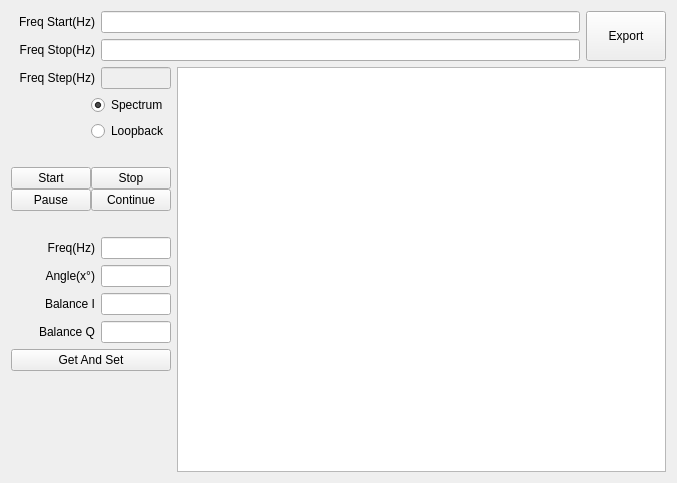
<?xml version="1.0" encoding="UTF-8"?>
<ui version="4.0">
 <class>QCalTXSBDlg</class>
 <widget class="QWidget" name="QCalTXSBDlg">
  <property name="geometry">
   <rect>
    <x>0</x>
    <y>0</y>
    <width>677</width>
    <height>483</height>
   </rect>
  </property>
  <property name="windowTitle">
   <string>Form</string>
  </property>
  <layout class="QVBoxLayout" name="verticalLayout" stretch="0,1">
   <item>
    <layout class="QHBoxLayout" name="horizontalLayout1" stretch="10,1">
     <item>
      <layout class="QVBoxLayout" name="verticalLayoutFreqStarStop">
       <item>
        <layout class="QHBoxLayout" name="horizontalLayoutFreqStar">
         <item>
          <widget class="QLabel" name="labelFreqStar">
           <property name="sizePolicy">
            <sizepolicy hsizetype="Fixed" vsizetype="Fixed">
             <horstretch>0</horstretch>
             <verstretch>0</verstretch>
            </sizepolicy>
           </property>
           <property name="minimumSize">
            <size>
             <width>84</width>
             <height>16</height>
            </size>
           </property>
           <property name="text">
            <string>Freq Start(Hz)</string>
           </property>
           <property name="alignment">
            <set>Qt::AlignRight|Qt::AlignTrailing|Qt::AlignVCenter</set>
           </property>
           <property name="buddy">
            <cstring>lineEditFreqStar</cstring>
           </property>
          </widget>
         </item>
         <item>
          <widget class="QLineEdit" name="lineEditFreqStar"/>
         </item>
        </layout>
       </item>
       <item>
        <layout class="QHBoxLayout" name="horizontalLayoutFreqStop">
         <item>
          <widget class="QLabel" name="labelFreqStop">
           <property name="sizePolicy">
            <sizepolicy hsizetype="Fixed" vsizetype="Fixed">
             <horstretch>0</horstretch>
             <verstretch>0</verstretch>
            </sizepolicy>
           </property>
           <property name="minimumSize">
            <size>
             <width>84</width>
             <height>16</height>
            </size>
           </property>
           <property name="text">
            <string>Freq Stop(Hz)</string>
           </property>
           <property name="alignment">
            <set>Qt::AlignRight|Qt::AlignTrailing|Qt::AlignVCenter</set>
           </property>
           <property name="buddy">
            <cstring>lineEditFreqStop</cstring>
           </property>
          </widget>
         </item>
         <item>
          <widget class="QLineEdit" name="lineEditFreqStop"/>
         </item>
        </layout>
       </item>
      </layout>
     </item>
     <item>
      <widget class="QPushButton" name="pushButtonExport">
       <property name="sizePolicy">
        <sizepolicy hsizetype="Expanding" vsizetype="Expanding">
         <horstretch>0</horstretch>
         <verstretch>0</verstretch>
        </sizepolicy>
       </property>
       <property name="text">
        <string>Export</string>
       </property>
      </widget>
     </item>
    </layout>
   </item>
   <item>
    <layout class="QHBoxLayout" name="horizontalLayout2" stretch="1,10">
     <item>
      <layout class="QVBoxLayout" name="verticalLayout1">
       <item>
        <layout class="QHBoxLayout" name="horizontalLayoutFreqStep">
         <item>
          <widget class="QLabel" name="labelFreqStep">
           <property name="sizePolicy">
            <sizepolicy hsizetype="Fixed" vsizetype="Fixed">
             <horstretch>0</horstretch>
             <verstretch>0</verstretch>
            </sizepolicy>
           </property>
           <property name="minimumSize">
            <size>
             <width>84</width>
             <height>16</height>
            </size>
           </property>
           <property name="text">
            <string>Freq Step(Hz)</string>
           </property>
           <property name="alignment">
            <set>Qt::AlignRight|Qt::AlignTrailing|Qt::AlignVCenter</set>
           </property>
           <property name="buddy">
            <cstring>lineEditFreqStep</cstring>
           </property>
          </widget>
         </item>
         <item>
          <widget class="QLineEdit" name="lineEditFreqStep">
           <property name="enabled">
            <bool>false</bool>
           </property>
           <property name="sizePolicy">
            <sizepolicy hsizetype="Expanding" vsizetype="Fixed">
             <horstretch>0</horstretch>
             <verstretch>0</verstretch>
            </sizepolicy>
           </property>
           <property name="readOnly">
            <bool>true</bool>
           </property>
          </widget>
         </item>
        </layout>
       </item>
       <item>
        <layout class="QHBoxLayout" name="horizontalLayoutRefMethod" stretch="0,0,0">
         <item>
          <layout class="QVBoxLayout" name="verticalLayoutRef"/>
         </item>
         <item>
          <spacer name="horizontalSpacer">
           <property name="orientation">
            <enum>Qt::Horizontal</enum>
           </property>
           <property name="sizeHint" stdset="0">
            <size>
             <width>40</width>
             <height>20</height>
            </size>
           </property>
          </spacer>
         </item>
         <item>
          <layout class="QVBoxLayout" name="verticalLayoutMethod">
           <item>
            <widget class="QRadioButton" name="radioButtonSpec">
             <property name="sizePolicy">
              <sizepolicy hsizetype="Expanding" vsizetype="Fixed">
               <horstretch>0</horstretch>
               <verstretch>0</verstretch>
              </sizepolicy>
             </property>
             <property name="text">
              <string>Spectrum</string>
             </property>
             <property name="checked">
              <bool>true</bool>
             </property>
            </widget>
           </item>
           <item>
            <widget class="QRadioButton" name="radioButtonLoop">
             <property name="sizePolicy">
              <sizepolicy hsizetype="Expanding" vsizetype="Fixed">
               <horstretch>0</horstretch>
               <verstretch>0</verstretch>
              </sizepolicy>
             </property>
             <property name="text">
              <string>Loopback</string>
             </property>
            </widget>
           </item>
          </layout>
         </item>
        </layout>
       </item>
       <item>
        <spacer name="verticalSpacer1">
         <property name="orientation">
          <enum>Qt::Vertical</enum>
         </property>
         <property name="sizeType">
          <enum>QSizePolicy::Fixed</enum>
         </property>
         <property name="sizeHint" stdset="0">
          <size>
           <width>20</width>
           <height>20</height>
          </size>
         </property>
        </spacer>
       </item>
       <item>
        <layout class="QHBoxLayout" name="horizontalLayoutThreadCtrl">
         <property name="spacing">
          <number>0</number>
         </property>
         <item>
          <layout class="QVBoxLayout" name="verticalLayoutStarPaus">
           <property name="spacing">
            <number>0</number>
           </property>
           <item>
            <widget class="QPushButton" name="pushButtonStar">
             <property name="sizePolicy">
              <sizepolicy hsizetype="Expanding" vsizetype="Fixed">
               <horstretch>0</horstretch>
               <verstretch>0</verstretch>
              </sizepolicy>
             </property>
             <property name="text">
              <string>Start</string>
             </property>
            </widget>
           </item>
           <item>
            <widget class="QPushButton" name="pushButtonPaus">
             <property name="sizePolicy">
              <sizepolicy hsizetype="Expanding" vsizetype="Fixed">
               <horstretch>0</horstretch>
               <verstretch>0</verstretch>
              </sizepolicy>
             </property>
             <property name="text">
              <string>Pause</string>
             </property>
            </widget>
           </item>
          </layout>
         </item>
         <item>
          <layout class="QVBoxLayout" name="verticalLayoutStopCont">
           <property name="spacing">
            <number>0</number>
           </property>
           <item>
            <widget class="QPushButton" name="pushButtonStop">
             <property name="sizePolicy">
              <sizepolicy hsizetype="Expanding" vsizetype="Fixed">
               <horstretch>0</horstretch>
               <verstretch>0</verstretch>
              </sizepolicy>
             </property>
             <property name="text">
              <string>Stop</string>
             </property>
            </widget>
           </item>
           <item>
            <widget class="QPushButton" name="pushButtonCont">
             <property name="sizePolicy">
              <sizepolicy hsizetype="Expanding" vsizetype="Fixed">
               <horstretch>0</horstretch>
               <verstretch>0</verstretch>
              </sizepolicy>
             </property>
             <property name="text">
              <string>Continue</string>
             </property>
            </widget>
           </item>
          </layout>
         </item>
        </layout>
       </item>
       <item>
        <spacer name="verticalSpacer2">
         <property name="orientation">
          <enum>Qt::Vertical</enum>
         </property>
         <property name="sizeType">
          <enum>QSizePolicy::Fixed</enum>
         </property>
         <property name="sizeHint" stdset="0">
          <size>
           <width>20</width>
           <height>20</height>
          </size>
         </property>
        </spacer>
       </item>
       <item>
        <layout class="QHBoxLayout" name="horizontalLayoutFreq">
         <item>
          <widget class="QLabel" name="labelFreq">
           <property name="sizePolicy">
            <sizepolicy hsizetype="Fixed" vsizetype="Fixed">
             <horstretch>0</horstretch>
             <verstretch>0</verstretch>
            </sizepolicy>
           </property>
           <property name="minimumSize">
            <size>
             <width>84</width>
             <height>16</height>
            </size>
           </property>
           <property name="text">
            <string>Freq(Hz)</string>
           </property>
           <property name="alignment">
            <set>Qt::AlignRight|Qt::AlignTrailing|Qt::AlignVCenter</set>
           </property>
           <property name="buddy">
            <cstring>lineEditFreq</cstring>
           </property>
          </widget>
         </item>
         <item>
          <widget class="QLineEdit" name="lineEditFreq">
           <property name="sizePolicy">
            <sizepolicy hsizetype="Expanding" vsizetype="Fixed">
             <horstretch>0</horstretch>
             <verstretch>0</verstretch>
            </sizepolicy>
           </property>
          </widget>
         </item>
        </layout>
       </item>
       <item>
        <layout class="QHBoxLayout" name="horizontalLayoutDC_I">
         <item>
          <widget class="QLabel" name="labelTh">
           <property name="sizePolicy">
            <sizepolicy hsizetype="Fixed" vsizetype="Fixed">
             <horstretch>0</horstretch>
             <verstretch>0</verstretch>
            </sizepolicy>
           </property>
           <property name="minimumSize">
            <size>
             <width>84</width>
             <height>16</height>
            </size>
           </property>
           <property name="text">
            <string>Angle(x°)</string>
           </property>
           <property name="alignment">
            <set>Qt::AlignRight|Qt::AlignTrailing|Qt::AlignVCenter</set>
           </property>
           <property name="buddy">
            <cstring>lineEditTh</cstring>
           </property>
          </widget>
         </item>
         <item>
          <widget class="QLineEdit" name="lineEditTh">
           <property name="sizePolicy">
            <sizepolicy hsizetype="Expanding" vsizetype="Fixed">
             <horstretch>0</horstretch>
             <verstretch>0</verstretch>
            </sizepolicy>
           </property>
          </widget>
         </item>
        </layout>
       </item>
       <item>
        <layout class="QHBoxLayout" name="horizontalLayoutDC_Q">
         <item>
          <widget class="QLabel" name="labelAm_I">
           <property name="sizePolicy">
            <sizepolicy hsizetype="Fixed" vsizetype="Fixed">
             <horstretch>0</horstretch>
             <verstretch>0</verstretch>
            </sizepolicy>
           </property>
           <property name="minimumSize">
            <size>
             <width>84</width>
             <height>16</height>
            </size>
           </property>
           <property name="text">
            <string>Balance I</string>
           </property>
           <property name="alignment">
            <set>Qt::AlignRight|Qt::AlignTrailing|Qt::AlignVCenter</set>
           </property>
           <property name="buddy">
            <cstring>lineEditAm_I</cstring>
           </property>
          </widget>
         </item>
         <item>
          <widget class="QLineEdit" name="lineEditAm_I">
           <property name="sizePolicy">
            <sizepolicy hsizetype="Expanding" vsizetype="Fixed">
             <horstretch>0</horstretch>
             <verstretch>0</verstretch>
            </sizepolicy>
           </property>
           <property name="maximumSize">
            <size>
             <width>150</width>
             <height>16777215</height>
            </size>
           </property>
          </widget>
         </item>
        </layout>
       </item>
       <item>
        <layout class="QHBoxLayout" name="horizontalLayoutDC_I_2">
         <item>
          <widget class="QLabel" name="labelAm_Q">
           <property name="sizePolicy">
            <sizepolicy hsizetype="Fixed" vsizetype="Fixed">
             <horstretch>0</horstretch>
             <verstretch>0</verstretch>
            </sizepolicy>
           </property>
           <property name="minimumSize">
            <size>
             <width>84</width>
             <height>16</height>
            </size>
           </property>
           <property name="text">
            <string>Balance Q</string>
           </property>
           <property name="alignment">
            <set>Qt::AlignRight|Qt::AlignTrailing|Qt::AlignVCenter</set>
           </property>
           <property name="buddy">
            <cstring>lineEditTh</cstring>
           </property>
          </widget>
         </item>
         <item>
          <widget class="QLineEdit" name="lineEditAm_Q">
           <property name="sizePolicy">
            <sizepolicy hsizetype="Expanding" vsizetype="Fixed">
             <horstretch>0</horstretch>
             <verstretch>0</verstretch>
            </sizepolicy>
           </property>
          </widget>
         </item>
        </layout>
       </item>
       <item>
        <widget class="QPushButton" name="pushButtonGetSet">
         <property name="sizePolicy">
          <sizepolicy hsizetype="Expanding" vsizetype="Fixed">
           <horstretch>0</horstretch>
           <verstretch>0</verstretch>
          </sizepolicy>
         </property>
         <property name="text">
          <string>Get And Set</string>
         </property>
        </widget>
       </item>
       <item>
        <spacer name="verticalSpacer3">
         <property name="orientation">
          <enum>Qt::Vertical</enum>
         </property>
         <property name="sizeHint" stdset="0">
          <size>
           <width>20</width>
           <height>40</height>
          </size>
         </property>
        </spacer>
       </item>
      </layout>
     </item>
     <item>
      <widget class="Q_RDDT_TableView" name="tableViewData"/>
     </item>
    </layout>
   </item>
  </layout>
 </widget>
 <customwidgets>
  <customwidget>
   <class>Q_RDDT_TableView</class>
   <extends>QTableView</extends>
   <header location="global">rddt_tableview.hpp</header>
  </customwidget>
 </customwidgets>
 <resources/>
 <connections/>
</ui>
